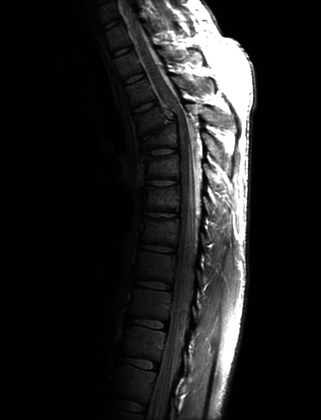
%> input picture Matlab_1/lab1/spine.tif, 321 x 420 px, shrunk from 746 x 976 before the run
$ octave pow.m   (GNU Octave 9; MATLAB toolbox functions it lacks are replaced by stand-ins)
%> lines starting %> are read from the running program, lines starting %| are printed output that depends on the picture
%%
% function for power law transformation
% Here i am create images using power law transformation

%%

b1 = imread('spine.tif'); % first image
%> b1 is the input picture: size 420x321 uint8; min 0, max 255, mean 32.6


 ib1=im2double(b1); % convert image into double format
[r,c]=size(ib1);
%> r = 420; c = 321
p1=ib1;
for i=1:r
    for j=1:c
         p1(i,j)=2*(ib1(i,j).^0.5); % here i put the gamma value <1 for the image
    end
end
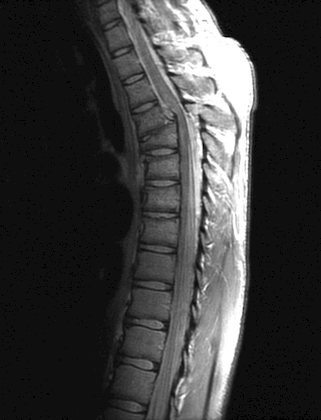
%> p1: size 420x321 double; min 0, max 2, mean 0.464; drawn with min black and max white

subplot(2,2,1), imshow(b1); title('original img');
subplot(2,2,2), imshow(p1); title('final img');
%> after `imshow(p1)`:
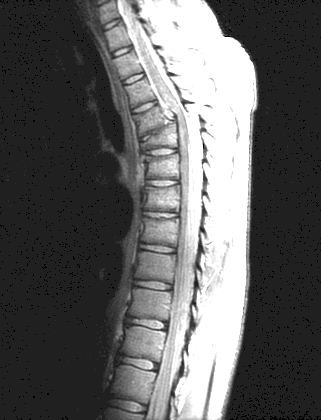
%> displayed picture: size 420x321, on the screen's scale of 0 to 255; min 0, max 255, mean 95.5


b2 = imread('aerial.tif'); % second image
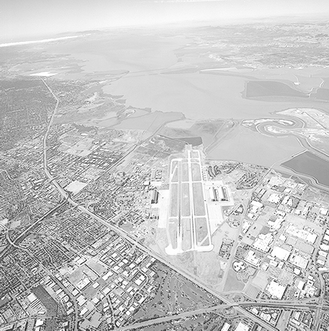
%> input picture Matlab_1/lab1/aerial.tif, 329 x 331 px, shrunk from 765 x 769 before the run
%> b2 is the input picture: size 331x329 uint8; min 17, max 255, mean 197

 ib2=im2double(b2);
[r,c]=size(ib2);
%> r = 331; c = 329
p2=ib2;
for i=1:r
    for j=1:c
         p2(i,j)=2*(ib2(i,j).^2.8); % here i put the gamma value >1 for the image
    end
end
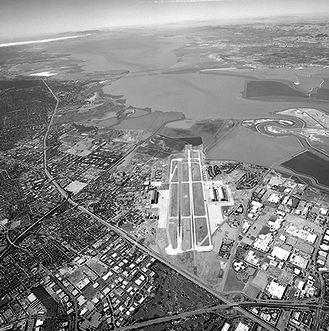
%> p2: size 331x329 double; min 0.00102, max 2, mean 1.05; drawn with min black and max white

subplot(2,2,3), imshow(b2); title('original img');
subplot(2,2,4), imshow(p2); title('final img');
%> after `imshow(p2)`:
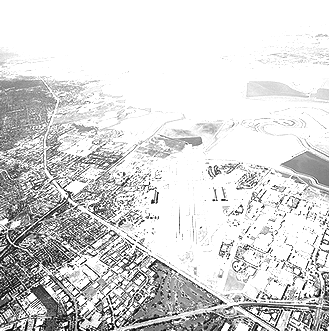
%> displayed picture: size 331x329, on the screen's scale of 0 to 255; min 0, max 255, mean 214.8
